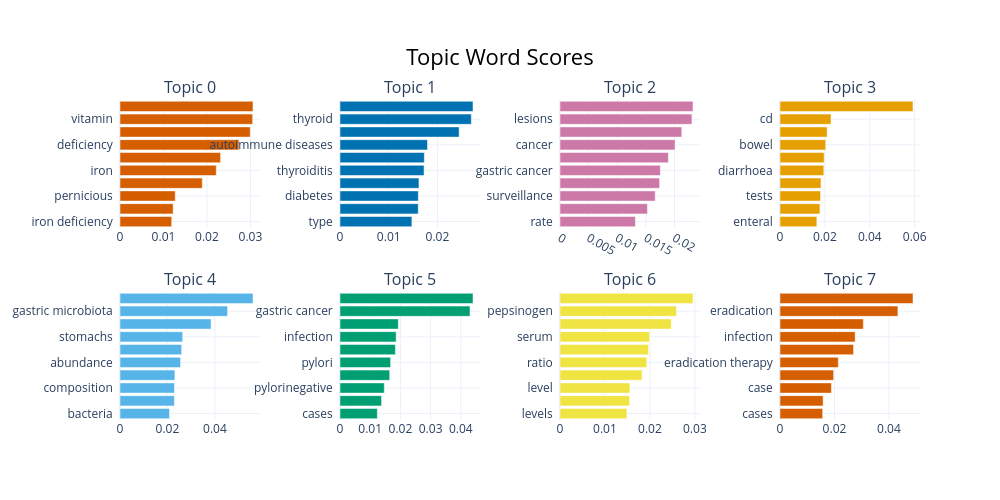

Notebook source saved alongside this figure:
### Code cell
# Visualise the topics and inspect representative articles
inspect_bertopic(
    article_model,
    article_n_topics,
    model_name="Article - MedCPT"
)

### Figure 1 — Plotly figure (JSON) as saved in the notebook; plotly's stock layout.template omitted (floating-point values rounded to 4 significant figures)
{"data": [{"marker": {"color": "#D55E00"}, "orientation": "h", "type": "bar", "x": [0.01189, 0.01223, 0.01271, 0.01893, 0.02214, 0.02314, 0.02736, 0.02996, 0.03051, 0.03059], "xaxis": "x", "y": ["iron deficiency  ", "cobalamin  ", "pernicious  ", "b12 deficiency  ", "iron  ", "anemia  ", "deficiency  ", "vitamin b12  ", "vitamin  ", "b12  "], "yaxis": "y"}, {"marker": {"color": "#0072B2"}, "orientation": "h", "type": "bar", "x": [0.01475, 0.01607, 0.01608, 0.01621, 0.01725, 0.01731, 0.01796, 0.02445, 0.02695, 0.0273], "xaxis": "x2", "y": ["type  ", "autoimmune thyroid  ", "diabetes  ", "thyroid disease  ", "thyroiditis  ", "vitiligo  ", "autoimmune diseases  ", "diseases  ", "thyroid  ", "disease  "], "yaxis": "y2"}, {"marker": {"color": "#CC79A7"}, "orientation": "h", "type": "bar", "x": [0.01316, 0.01527, 0.01662, 0.01739, 0.01752, 0.01892, 0.02009, 0.02126, 0.02304, 0.02322], "xaxis": "x3", "y": ["rate  ", "endoscopic  ", "surveillance  ", "incidence  ", "gastric cancer  ", "amag  ", "cancer  ", "gc  ", "lesions  ", "risk  "], "yaxis": "y3"}, {"marker": {"color": "#E69F00"}, "orientation": "h", "type": "bar", "x": [0.0164, 0.01779, 0.01808, 0.01826, 0.01951, 0.01967, 0.02036, 0.021, 0.02272, 0.05924], "xaxis": "x4", "y": ["enteral  ", "children  ", "tests  ", "nutritional  ", "diarrhoea  ", "nutrition  ", "bowel  ", "intestinal  ", "cd  ", "malabsorption  "], "yaxis": "y4"}, {"marker": {"color": "#56B4E9"}, "orientation": "h", "type": "bar", "x": [0.02086, 0.02291, 0.02298, 0.02313, 0.02553, 0.02599, 0.02641, 0.03839, 0.04535, 0.05606], "xaxis": "x5", "y": ["bacteria  ", "atrophic gastritis  ", "composition  ", "streptococcus  ", "abundance  ", "diversity  ", "stomachs  ", "bacterial  ", "gastric microbiota  ", "microbiota  "], "yaxis": "y5"}, {"marker": {"color": "#009E73"}, "orientation": "h", "type": "bar", "x": [0.01236, 0.01376, 0.01466, 0.01645, 0.01675, 0.01833, 0.01859, 0.01931, 0.04304, 0.04403], "xaxis": "x6", "y": ["cases  ", "pylori infection  ", "pylorinegative  ", "incidence  ", "pylori  ", "autoimmune gastritis  ", "infection  ", "risk  ", "gastric cancer  ", "cancer  "], "yaxis": "y6"}, {"marker": {"color": "#F0E442"}, "orientation": "h", "type": "bar", "x": [0.01487, 0.01549, 0.01555, 0.01827, 0.01931, 0.01967, 0.01991, 0.02475, 0.0259, 0.02958], "xaxis": "x7", "y": ["levels  ", "ii  ", "level  ", "pgi  ", "ratio  ", "hypergastrinemia  ", "serum  ", "pg  ", "pepsinogen  ", "gastrin  "], "yaxis": "y7"}, {"marker": {"color": "#D55E00"}, "orientation": "h", "type": "bar", "x": [0.01567, 0.01584, 0.01888, 0.01969, 0.0214, 0.02698, 0.0276, 0.0306, 0.0433, 0.04884], "xaxis": "x8", "y": ["cases  ", "therapy  ", "case  ", "pylori gastritis  ", "eradication therapy  ", "pylori eradication  ", "infection  ", "pylori infection  ", "eradication  ", "pylori  "], "yaxis": "y8"}], "layout": {"annotations": [{"font": {"size": 16}, "showarrow": false, "text": "Topic 0", "x": 0.0875, "xanchor": "center", "xref": "paper", "y": 1, "yanchor": "bottom", "yref": "paper"}, {"font": {"size": 16}, "showarrow": false, "text": "Topic 1", "x": 0.3625, "xanchor": "center", "xref": "paper", "y": 1, "yanchor": "bottom", "yref": "paper"}, {"font": {"size": 16}, "showarrow": false, "text": "Topic 2", "x": 0.6375, "xanchor": "center", "xref": "paper", "y": 1, "yanchor": "bottom", "yref": "paper"}, {"font": {"size": 16}, "showarrow": false, "text": "Topic 3", "x": 0.9125, "xanchor": "center", "xref": "paper", "y": 1, "yanchor": "bottom", "yref": "paper"}, {"font": {"size": 16}, "showarrow": false, "text": "Topic 4", "x": 0.0875, "xanchor": "center", "xref": "paper", "y": 0.4, "yanchor": "bottom", "yref": "paper"}, {"font": {"size": 16}, "showarrow": false, "text": "Topic 5", "x": 0.3625, "xanchor": "center", "xref": "paper", "y": 0.4, "yanchor": "bottom", "yref": "paper"}, {"font": {"size": 16}, "showarrow": false, "text": "Topic 6", "x": 0.6375, "xanchor": "center", "xref": "paper", "y": 0.4, "yanchor": "bottom", "yref": "paper"}, {"font": {"size": 16}, "showarrow": false, "text": "Topic 7", "x": 0.9125, "xanchor": "center", "xref": "paper", "y": 0.4, "yanchor": "bottom", "yref": "paper"}], "height": 500, "hoverlabel": {"bgcolor": "white", "font": {"family": "Rockwell", "size": 16}}, "showlegend": false, "title": {"font": {"color": "Black", "size": 22}, "text": "Topic Word Scores", "x": 0.5, "xanchor": "center", "yanchor": "top"}, "width": 1000, "xaxis": {"anchor": "y", "domain": [0, 0.175], "showgrid": true}, "xaxis2": {"anchor": "y2", "domain": [0.275, 0.45], "showgrid": true}, "xaxis3": {"anchor": "y3", "domain": [0.55, 0.725], "showgrid": true}, "xaxis4": {"anchor": "y4", "domain": [0.825, 1], "showgrid": true}, "xaxis5": {"anchor": "y5", "domain": [0, 0.175], "showgrid": true}, "xaxis6": {"anchor": "y6", "domain": [0.275, 0.45], "showgrid": true}, "xaxis7": {"anchor": "y7", "domain": [0.55, 0.725], "showgrid": true}, "xaxis8": {"anchor": "y8", "domain": [0.825, 1], "showgrid": true}, "yaxis": {"anchor": "x", "domain": [0.6, 1], "showgrid": true}, "yaxis2": {"anchor": "x2", "domain": [0.6, 1], "showgrid": true}, "yaxis3": {"anchor": "x3", "domain": [0.6, 1], "showgrid": true}, "yaxis4": {"anchor": "x4", "domain": [0.6, 1], "showgrid": true}, "yaxis5": {"anchor": "x5", "domain": [0, 0.4], "showgrid": true}, "yaxis6": {"anchor": "x6", "domain": [0, 0.4], "showgrid": true}, "yaxis7": {"anchor": "x7", "domain": [0, 0.4], "showgrid": true}, "yaxis8": {"anchor": "x8", "domain": [0, 0.4], "showgrid": true}}}
